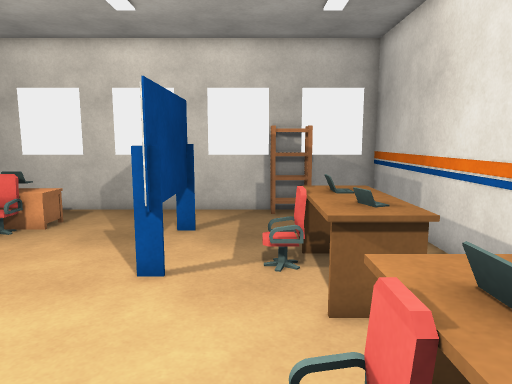
View 1 (above)

14 first-person views from a walk through a Unity game level. The camera is 1.5 m above the floor, tilts 8° down and sees 70° across. The floor is counted in squares, 0.5 m on a side. Each view is taken from the middle of a square. On the plan, view 1 faces up. The plan holds only what a view shows up to about 20 squares ahead; the rest is blank. Some animated figures are left out. Some surface patterns are stand-ins.

View 2
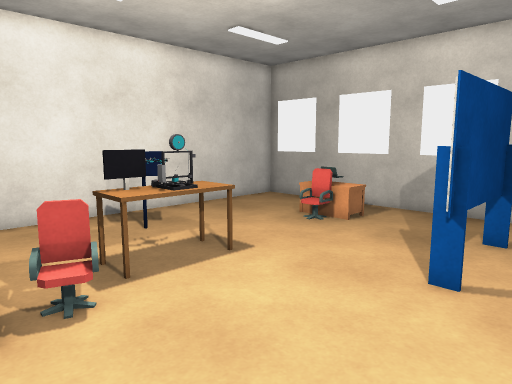

View 3
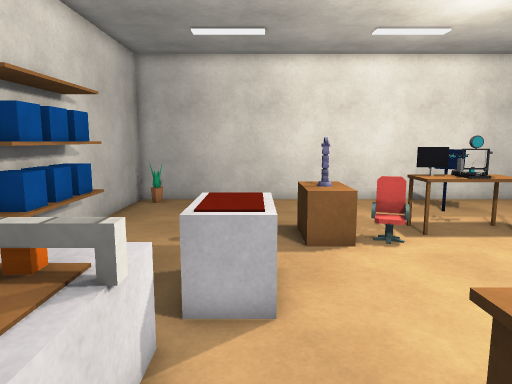

View 4
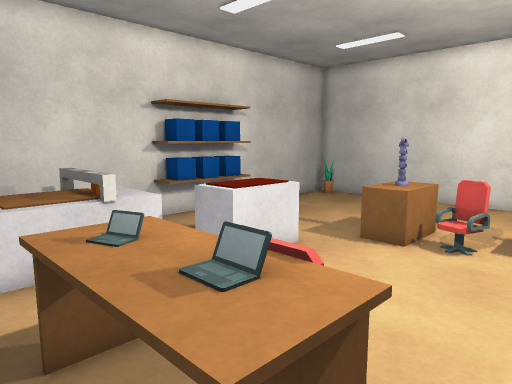

View 5
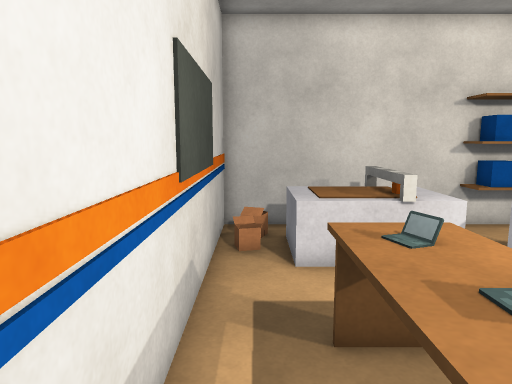

View 6
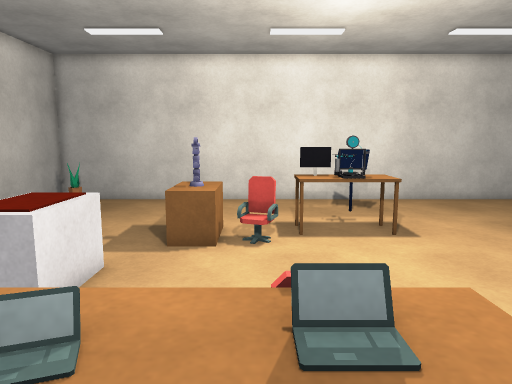

View 7
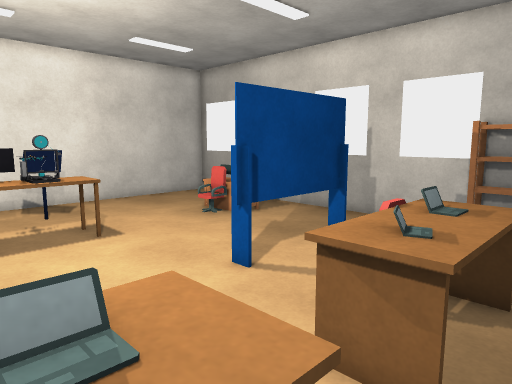

View 8
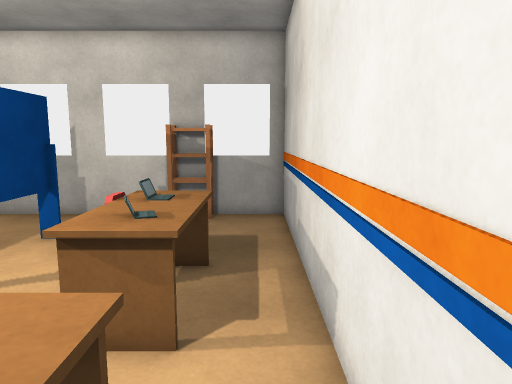

View 9
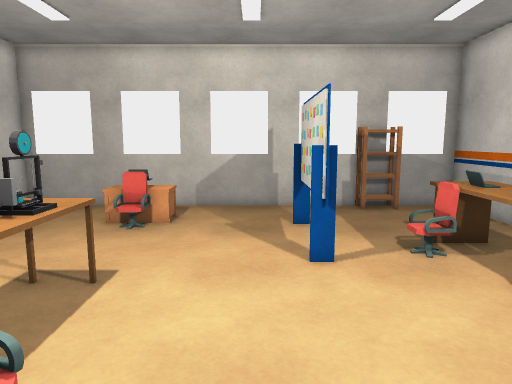

View 10
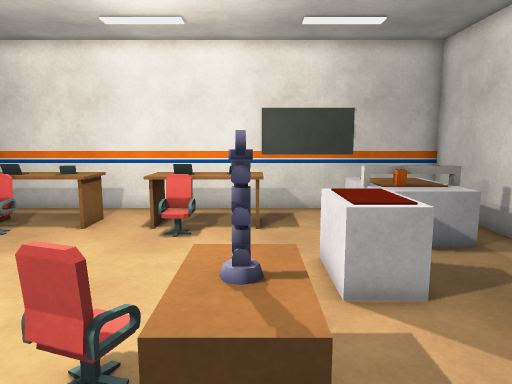

View 11
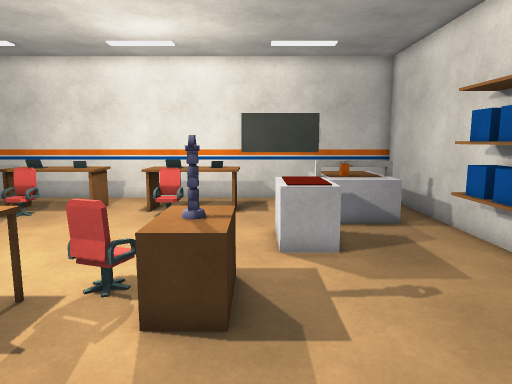

View 12
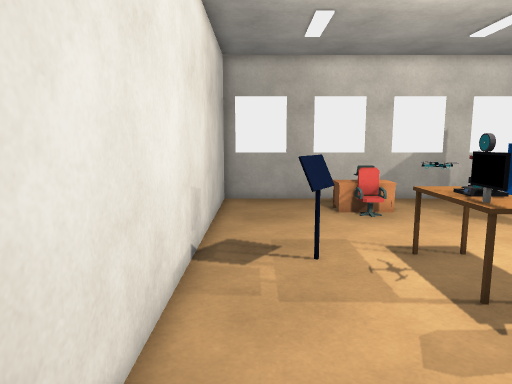

View 13
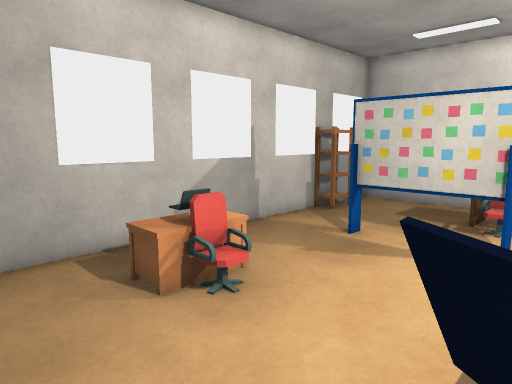

View 14
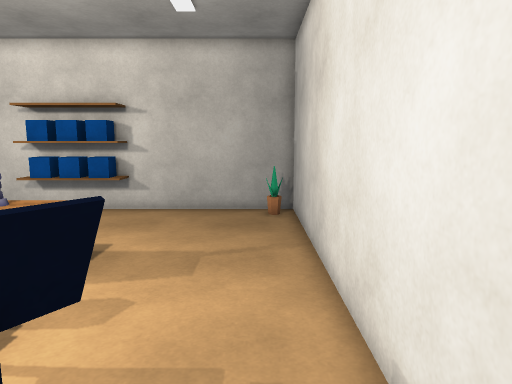

### Floor plan
Key: @ floor where view 1 was taken; # wall or solid block; x gap in a wall; . floor; = window, fence, low wall or low ledge; ^ raised ledge; T thing the floor can be seen under or through; O other object.
Columns run from 15 left of view 1 to 5 right of it. Each row starts with its distance up from view 1.
 16 #####################
 15 #...............##..#
 14 #...................#
 13 #.....^^^...........#
 12 #.....Ox.....T......#
 11 #............T......#
 10 #............T..==..#
  9 #............T..O^^.#
  8 #............T..^^^.#
  7 #...............^^^.#
  6 #..##.^^=.......^^^.#
  5 #.....^^............#
  4 #.....^^........==..#
  3 #.......O.......O^^.#
  2 #.......O.......^^^.#
  1 #......^^.......^^^.#
  0 #......^^^.....@^^^.#
 -1 #......==...........#
 -2 #..........^^^......#
 -3 #..........^^^......#
 -4 #.............^^^^^.#
 -5 #.............^^^^^.#
 -6 #.............^^^^^.#
 -7 #O......#####.......#
 -8 #####################

Where each view was taken, in squares from view 1:
view 1: 0 up, 0 right, facing up
view 2: 0 up, 0 right, facing up-left
view 3: 2 down, 4 right, facing left
view 4: 5 up, 4 right, facing down-left
view 5: 5 up, 4 right, facing down
view 6: 2 up, 4 right, facing left
view 7: 2 up, 4 right, facing up-left
view 8: 1 up, 4 right, facing up
view 9: 1 down, 4 left, facing up
view 10: 0 up, 11 left, facing right
view 11: 1 down, 14 left, facing right
view 12: 3 down, 13 left, facing up
view 13: 6 up, 13 left, facing up-right
view 14: 8 up, 13 left, facing down
